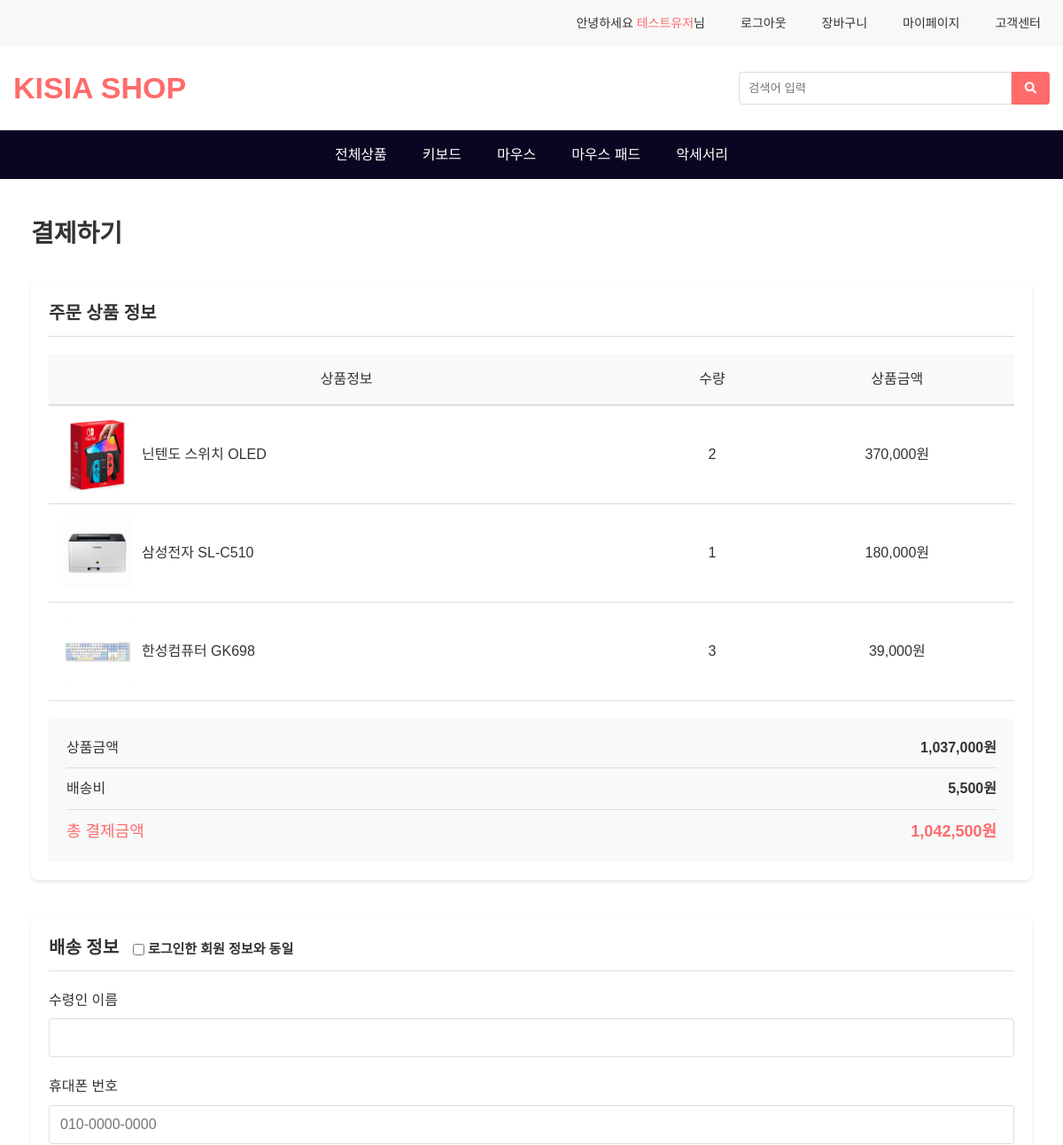
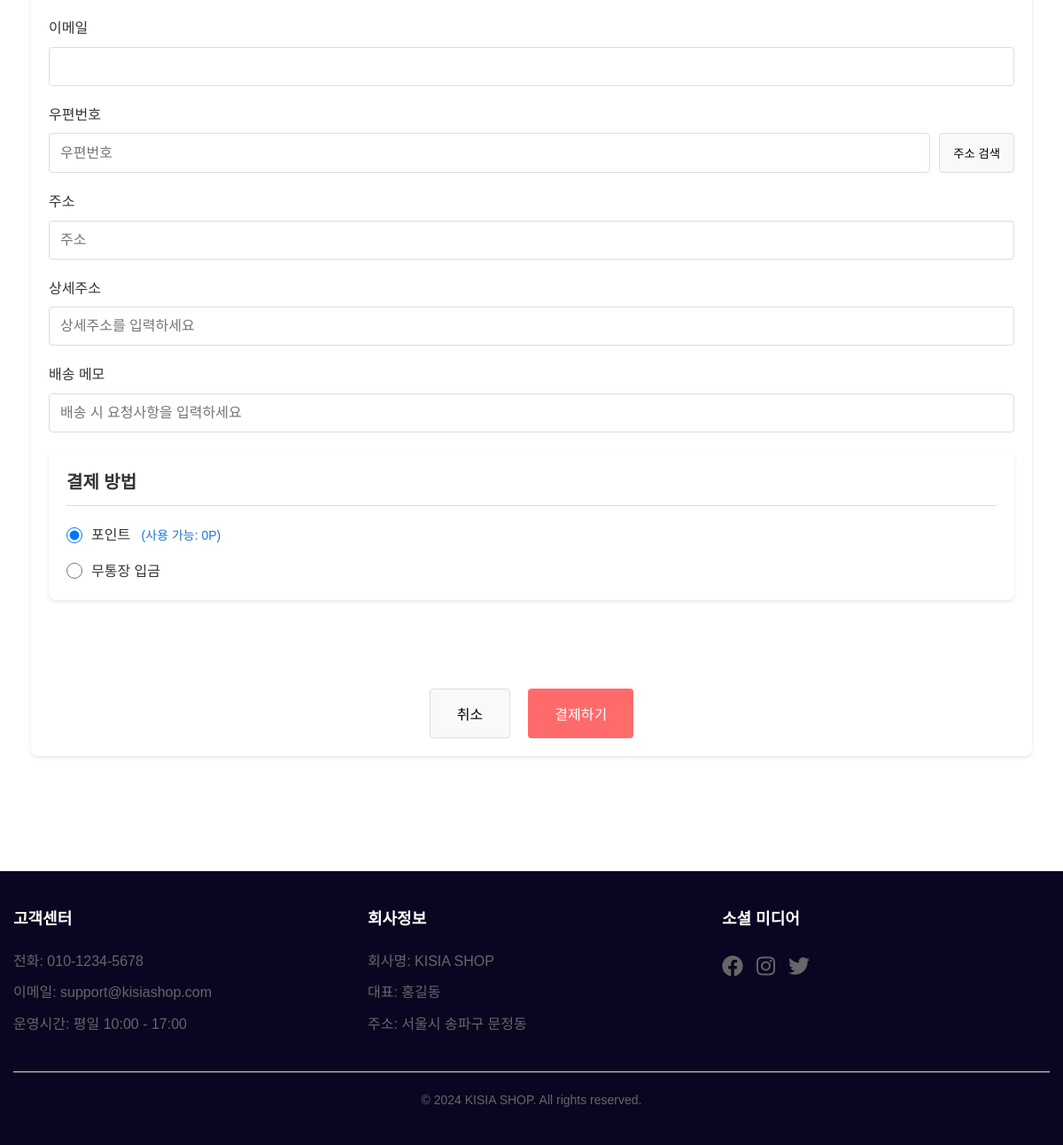
The app's page /mainmenu/checkout.php?type=cart (signed in) with its own data (2 pictures, top to bottom).
### tables this page shows
CREATE TABLE cart_items (
    id INT PRIMARY KEY AUTO_INCREMENT,
    user_id INT NOT NULL,
    product_id INT NOT NULL,
    quantity INT NOT NULL DEFAULT 1,
    added_at DATETIME DEFAULT CURRENT_TIMESTAMP,
    FOREIGN KEY (user_id) REFERENCES users(id) ON DELETE CASCADE,
    FOREIGN KEY (product_id) REFERENCES products(id) ON DELETE CASCADE,
    UNIQUE (user_id, product_id)
);

CREATE TABLE IF NOT EXISTS products (
  id INT AUTO_INCREMENT PRIMARY KEY,
  name VARCHAR(255) NOT NULL,
  short_description VARCHAR(255),
  description TEXT,
  price INT NOT NULL,
  stock INT DEFAULT 0,
  image_url VARCHAR(500),
  created_at DATETIME DEFAULT CURRENT_TIMESTAMP,
  deliver_price INT DEFAULT 0,
  category VARCHAR(255) NOT NULL,
  avg_rating FLOAT(2,1) DEFAULT 0,
  review_count INT DEFAULT 0
);

CREATE TABLE IF NOT EXISTS users (
    id INT AUTO_INCREMENT PRIMARY KEY,
    userId VARCHAR(50) NOT NULL UNIQUE,
    email VARCHAR(100) NOT NULL,
    password VARCHAR(255) NOT NULL,
    name VARCHAR(50) NOT NULL,
    phone VARCHAR(20),
    address VARCHAR(255),
    postcode VARCHAR(10),
    address_detail VARCHAR(255),
    point INT DEFAULT 0,
    role VARCHAR(10) NOT NULL DEFAULT 'USER',
    created_at DATETIME DEFAULT CURRENT_TIMESTAMP
);

### mainmenu/queries/get_checkout_items.php (called while the page is built, shortened)
<?php
    require_once '/var/www/html/mainmenu/common/db.php';
    $type = $_GET['type'];
    $id = $_SESSION['id'];
    if ($type == 'cart') {
        $cart_items = array();
        $sql = "SELECT ci.*, p.image_url, p.name, p.price, p.deliver_price, p.id
            FROM cart_items ci
            JOIN products p ON ci.product_id = p.id
            WHERE ci.user_id = ?";
        $stmt = mysqli_prepare($conn, $sql);
        mysqli_stmt_bind_param($stmt, "i", $id);
        mysqli_stmt_execute($stmt);
        $result = mysqli_stmt_get_result($stmt);
        while ($row = mysqli_fetch_assoc($result)) {
            $cart_items[] = $row;
        }
        $subtotal = 0;
        $shippingTotal = 0;
        $grandTotal = 0;
        foreach ($cart_items as $item) {
            $subtotal += $item['price'] * $item['quantity'];
            $shippingTotal += $item['deliver_price'];
            $grandTotal += $item['price'] * $item['quantity'] + $item['deliver_price'];
        }
    } else if ($type == 'direct') {
        $product_id = $_GET['id'];
        $sql = "SELECT * FROM products WHERE id = ?";
        $stmt = mysqli_prepare($conn, $sql);
        mysqli_stmt_bind_param($stmt, "i", $product_id);
        mysqli_stmt_execute($stmt);
        $result = mysqli_stmt_get_result($stmt);
        $product = mysqli_fetch_assoc($result);
        mysqli_stmt_close($stmt);
        $subtotal = $product['price'];
        $shippingTotal = $product['deliver_price'];
        $grandTotal = $product['price'] + $product['deliver_price'];
    }
?>

### mainmenu/queries/get_mypage_user.php (called while the page is built, shortened)
<?php
    require_once '/var/www/html/mainmenu/common/db.php';
    $userId = $_SESSION['id'];
    $sql = "SELECT * FROM users WHERE id = ?";
    $stmt = mysqli_prepare($conn, $sql);
    mysqli_stmt_bind_param($stmt, "i", $userId);
    mysqli_stmt_execute($stmt);
    $result = mysqli_stmt_get_result($stmt);
    $user = mysqli_fetch_assoc($result);
?>

### mainmenu/checkout.php (the view, shortened to what this page needs)
<!DOCTYPE html>
<html lang="ko">
<head>
    <link rel="stylesheet" href="css/style.css">
    <link rel="stylesheet" href="css/cart.css">
    <link rel="stylesheet" href="css/checkout.css">
    <link rel="stylesheet" href="https://cdnjs.cloudflare.com/ajax/libs/font-awesome/6.0.0/css/all.min.css">
</head>
<body>
    <?php include 'common/header.php'; ?>
    <?php require_once 'queries/get_mypage_user.php'; ?>
    <?php require_once 'queries/get_checkout_items.php'; ?>
    <main class="main-content">
        <div class="container">
            <div class="checkout-container">
                <h2 class="page-title">결제하기</h2>
                <section class="checkout-section">
                    <h3 class="section-title">주문 상품 정보</h3>
                    <div class="order-summary">
                        <table class="order-table">
                            <thead>
                                <tr>
                                    <th>상품정보</th>
                                    <th>수량</th>
                                    <th>상품금액</th>
                                </tr>
                            </thead>
                            <tbody>
                                <?php if ($type == 'cart') : ?>
                                <?php foreach ($cart_items as $item) : ?>
                                <tr>
                                    <td>
                                        <div class="product-info">
                                            <img src="/<?php echo $item['image_url']; ?>" alt="상품 이미지" class="product-image">
                                            <a href="product_explain.php?id=<?php echo $item['id']; ?>" class="product-name"><?php echo $item['name']; ?></a>
                                        </div>
                                    </td>
                                    <td><?php echo $item['quantity']; ?></td>
                                    <td><?php echo number_format($item['price']); ?>원</td>
                                </tr>
                                <?php endforeach; ?>
                                <?php endif; ?>
                            </tbody>
                        </table>
                        <div class="order-summary-details">
                            <div class="summary-row">
                                <span class="summary-label">상품금액</span>
                                <span class="summary-value"><?php echo number_format($subtotal); ?>원</span>
                            </div>
                            <div class="summary-row">
                                <span class="summary-label">배송비</span>
                                <span class="summary-value"><?php echo number_format($shippingTotal); ?>원</span>
                            </div>
                            <div class="summary-row">
                                <span class="summary-label summary-total">총 결제금액</span>
                                <span class="summary-value summary-total"><?php echo number_format($grandTotal); ?>원</span>
                            </div>
                        </div>
                    </div>
                </section>
                <section class="checkout-section">
                    <h3 class="section-title">
                        배송 정보
                        <label style="font-size:15px; margin-left:10px;">
                            <input type="checkbox" id="sameAsUser" style="vertical-align:middle;">
                            로그인한 회원 정보와 동일
                        </label>
                    </h3>
                    <form class="checkout-form" name="checkoutForm" id="checkoutForm" method="post" action="queries/insert_order.php">
                        <div class="form-group">
                            <label for="name">수령인 이름</label>
                            <input type="text" id="name" name="receiver_name" required>
                        </div>
                        <div class="form-group">
                            <label for="phone">휴대폰 번호</label>
                            <input type="tel" id="phone" name="receiver_phone" placeholder="010-0000-0000" required>
                        </div>
                        <div class="form-group">
                            <label for="email">이메일</label>
                            <input type="email" id="email" name="receiver_email" required>
                        </div>
                        <div class="form-group">
                            <label for="postcode">우편번호</label>
                            <div class="address-input-group">
                                <input type="text" id="postcode" name="receiver_postcode" placeholder="우편번호" readonly required>
                                <button type="button" class="btn-search-address">주소 검색</button>
                            </div>
                        </div>
                        <div class="form-group">
                            <label for="address">주소</label>
                            <input type="text" id="address" name="receiver_address" placeholder="주소" readonly required>
                        </div>
                        <div class="form-group">
                            <label for="address-detail">상세주소</label>
                            <input type="text" id="address-detail" name="receiver_address_detail" placeholder="상세주소를 입력하세요" required>
                        </div>
                        <div class="form-group">
                            <label for="delivery-memo">배송 메모</label>
                            <input type="text" id="delivery-memo" name="delivery_memo" placeholder="배송 시 요청사항을 입력하세요">
                        </div>
                        <section class="checkout-section">
                            <h3 class="section-title">결제 방법</h3>
                            <div class="payment-methods">
                                <div class="payment-method">
                                    <input type="radio" id="payment-card" name="payment" value="point" checked>
                                    <label for="payment-card">
                                        포인트
                                        <span style="color:#1976d2; font-size:14px; margin-left:8px;">
                                            (사용 가능: <?php echo $user['point']; ?>P)
                                        </span>
                                    </label>
                                </div>
                                <div class="payment-method">
                                    <input type="radio" id="payment-bank" name="payment" value="bank_transfer">
                                    <label for="payment-bank">무통장 입금</label>
                                </div>
                            </div>
                        </section>
                        <div class="checkout-actions">
                            <button type="button" class="btn-cancel">취소</button>
                            <button type="button" class="btn-payment" onclick="return validateForm()">결제하기</button>
                        </div>
                    </form>
                </section>
            </div>
        </div>
    </main>
    <?php include 'common/footer.php'; ?>
</body>
</html>

### mainmenu/css/style.css (style rules this page uses)
* { margin: 0; padding: 0; box-sizing: border-box; }
body { font-family: 'Noto Sans KR', sans-serif; line-height: 1.6; color: #333; }
.container { max-width: 1200px; margin: 0 auto; padding: 0 15px; }
a { text-decoration: none; color: inherit; }

### mainmenu/css/cart.css (style rules this page uses)
.page-title { font-size: 28px; font-weight: 700; margin-bottom: 30px; color: #333; }
.summary-row { display: flex; justify-content: space-between; margin-bottom: 10px; padding-bottom: 10px; border-bottom: 1px solid #ddd; }
.summary-row:last-child { border-bottom: none; margin-bottom: 0; padding-bottom: 0; }
.summary-label { font-weight: 500; color: #333; }
.summary-value { font-weight: 700; color: #333; }
.summary-total { font-size: 18px; color: #ff6b6b; }

### mainmenu/css/checkout.css (style rules this page uses)
.checkout-container { max-width: 1200px; margin: 0 auto; padding: 40px 20px; }
.section-title { font-size: 20px; font-weight: 600; margin-bottom: 20px; color: #333; padding-bottom: 10px; border-bottom: 1px solid #ddd; }
.checkout-section { margin-bottom: 40px; background: #fff; border-radius: 8px; box-shadow: 0 2px 4px rgba(0, 0, 0, 0.1); padding: 20px; }
.order-table { width: 100%; border-collapse: collapse; margin-bottom: 20px; }
.order-table th { background-color: #f8f9fa; padding: 15px; text-align: center; font-weight: 500; color: #333; border-bottom: 2px solid #ddd; }
.order-table td { padding: 15px; text-align: center; border-bottom: 1px solid #ddd; }
.order-summary-details { background: #f8f9fa; padding: 20px; border-radius: 4px; }
.checkout-form { display: flex; flex-direction: column; gap: 20px; }
.form-group { display: flex; flex-direction: column; gap: 8px; }
.form-group label { font-weight: 500; color: #333; }
.form-group input { padding: 12px; border: 1px solid #ddd; border-radius: 4px; font-size: 16px; }
.address-input-group { display: flex; gap: 10px; }
.address-input-group input { flex: 1; }
.btn-search-address { padding: 12px 15px; background: #f8f9fa; border: 1px solid #ddd; border-radius: 4px; cursor: pointer; white-space: nowrap; }
.product-image { width: 80px; height: 80px; object-fit: cover; border-radius: 8px; background: #f4f4f4; }
.product-info { display: flex; align-items: center; gap: 10px; }
.payment-methods { display: flex; flex-direction: column; gap: 15px; }
.payment-method { display: flex; align-items: center; gap: 10px; }
.payment-method input[type="radio"] { width: 18px; height: 18px; }
.payment-method label { font-size: 16px; cursor: pointer; }
.checkout-actions { display: flex; justify-content: center; gap: 20px; margin-top: 40px; }
.btn-cancel { padding: 15px 30px; background: #f8f9fa; border: 1px solid #ddd; border-radius: 4px; font-size: 16px; font-weight: 500; cursor: pointer; transition: all 0.3s; }
.btn-payment { padding: 15px 30px; background: #ff6b6b; color: white; border: none; border-radius: 4px; font-size: 16px; font-weight: 500; cursor: pointer; transition: background 0.3s; }

### mainmenu/common/footer.php (style rules this page uses)
.container { max-width: 1200px; margin: 0 auto; padding: 0 15px; }

### records on screen
cart_items: product.image_url (picture), product.name "닌텐도 스위치 OLED", quantity "2", product.price "370,000"
cart_items: product.image_url (picture), product.name "삼성전자 SL-C510", quantity "1", product.price "180,000"
cart_items: product.image_url (picture), product.name "한성컴퓨터 GK698", quantity "3", product.price "39,000"
users: point "0"

### other values on screen
$name "테스트유저"
$subtotal "1,037,000"
$shippingTotal "5,500"
$grandTotal "1,042,500"
